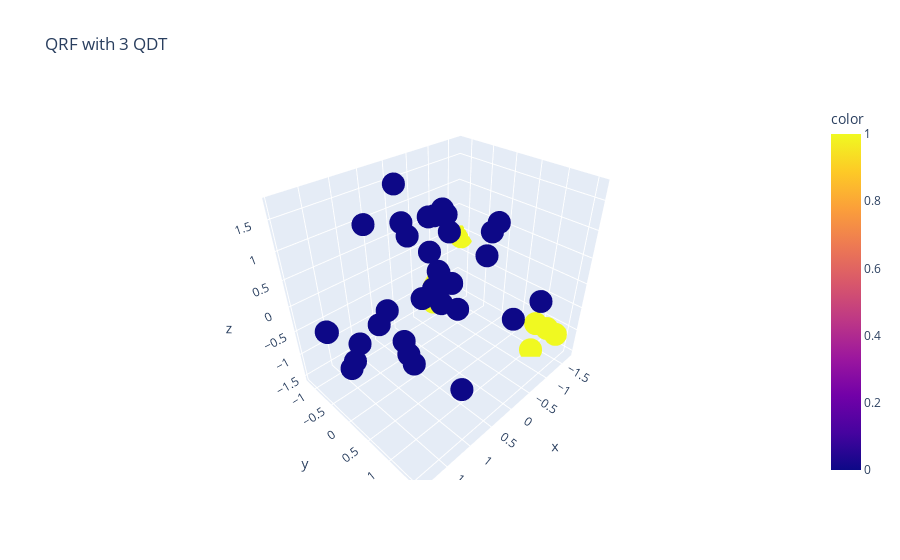

Notebook source saved alongside this figure:
### Code cell
px.scatter_3d(x=x_testdf.iloc[:,0],y=x_testdf.iloc[:,1],z=x_testdf.iloc[:,2], color= y_pred ,title="QRF with 3 QDT")

### Figure 1 — Plotly figure (JSON) as saved in the notebook; plotly's stock layout.template omitted (floating-point values rounded to 4 significant figures)
{"data": [{"hovertemplate": "x=%{x}<br>y=%{y}<br>z=%{z}<br>color=%{marker.color}<extra></extra>", "legendgroup": "", "marker": {"color": [0, 0, 0, 0, 0, 0, 0, 0, 0, 0, 1, 1, 0, 0, 0, 0, 0, 1, 0, 0, 0, 0, 1, 1, 0, 0, 1, 1, 0, 0, 0, 0, 0, 0, 0, 0, 0, 0, 0, 0], "coloraxis": "coloraxis", "symbol": "circle"}, "mode": "markers", "name": "", "scene": "scene", "showlegend": false, "type": "scatter3d", "x": [0.3365, -0.1597, 0.6439, 1.808, 0.6419, -0.6935, 1.842, -0.5848, 0.571, 1.114, -0.8186, -1.301, -0.4912, -0.7078, -0.5652, 0.297, 0.2438, -0.9676, 1.752, -0.3205, -0.2277, -1.593, -1.301, -0.9021, 0.1645, 0.1146, -1.702, -0.9747, -0.5975, 0.5872, -1.028, -0.4093, 0.1043, -0.4466, 1.92, 0.6907, 0.5957, -0.2704, 1.131, -0.7492], "y": [-0.618, -0.4149, -0.1158, 0.07392, -0.2245, 0.5924, -0.5906, 0.4825, -0.7281, 0.5766, -1.015, 1.088, -0.9959, -0.8936, 1.579, -0.4129, 0.2331, 1.53, -0.7364, -0.4546, -0.4756, -0.2339, 1.528, 1.347, 0.4282, 0.08493, -1.108, -1.191, -0.3701, -0.9909, -0.5381, 1.232, -0.7825, -0.3833, 0.1412, 1.179, -1.137, -0.1265, -0.8467, -0.7163], "z": [1.72, 1.086, -1.149, -0.3859, -0.9188, 1.157, -0.2023, 0.5688, -0.5673, -0.5729, -1.266, -1.522, -0.9968, -0.8172, 0.2487, 0.9176, 0.5121, -0.5438, -0.357, 1.035, 0.3854, 0.3468, -0.8753, -0.5073, 0.3717, 0.4119, -0.1346, -0.8487, 0.6687, -1.028, -1.305, -0.2, 0.9467, 1.139, -0.4056, -0.9921, 0.962, 1.19, -1.06, -1.109]}], "layout": {"coloraxis": {"colorbar": {"title": {"text": "color"}}, "colorscale": [[0, "#0d0887"], [0.1111, "#46039f"], [0.2222, "#7201a8"], [0.3333, "#9c179e"], [0.4444, "#bd3786"], [0.5556, "#d8576b"], [0.6667, "#ed7953"], [0.7778, "#fb9f3a"], [0.8889, "#fdca26"], [1, "#f0f921"]]}, "legend": {"tracegroupgap": 0}, "scene": {"domain": {"x": [0, 1], "y": [0, 1]}, "xaxis": {"title": {"text": "x"}}, "yaxis": {"title": {"text": "y"}}, "zaxis": {"title": {"text": "z"}}}, "title": {"text": "QRF with 3 QDT"}}}
